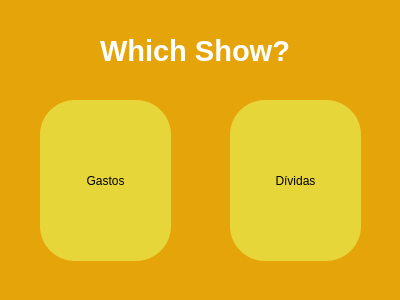
<?xml version="1.0" encoding="UTF-8"?>
<ui version="4.0">
 <class>choose</class>
 <widget class="QDialog" name="choose">
  <property name="geometry">
   <rect>
    <x>0</x>
    <y>0</y>
    <width>400</width>
    <height>300</height>
   </rect>
  </property>
  <property name="windowTitle">
   <string>Dialog</string>
  </property>
  <property name="styleSheet">
   <string notr="true">background-color: rgb(229, 165, 10);</string>
  </property>
  <widget class="QPushButton" name="pushButton">
   <property name="geometry">
    <rect>
     <x>40</x>
     <y>100</y>
     <width>131</width>
     <height>161</height>
    </rect>
   </property>
   <property name="styleSheet">
    <string notr="true">background-color: rgb(231, 214, 57);
border-radius: 35px ;</string>
   </property>
   <property name="text">
    <string>Gastos</string>
   </property>
  </widget>
  <widget class="QPushButton" name="pushButton_2">
   <property name="geometry">
    <rect>
     <x>230</x>
     <y>100</y>
     <width>131</width>
     <height>161</height>
    </rect>
   </property>
   <property name="styleSheet">
    <string notr="true">background-color: rgb(231, 214, 57);
border-radius: 35px ;</string>
   </property>
   <property name="text">
    <string>Dívidas</string>
   </property>
  </widget>
  <widget class="QLabel" name="label">
   <property name="geometry">
    <rect>
     <x>100</x>
     <y>30</y>
     <width>191</width>
     <height>41</height>
    </rect>
   </property>
   <property name="font">
    <font>
     <pointsize>22</pointsize>
     <weight>75</weight>
     <bold>true</bold>
    </font>
   </property>
   <property name="styleSheet">
    <string notr="true">color: rgb(255, 255, 255);</string>
   </property>
   <property name="text">
    <string>Which Show?</string>
   </property>
  </widget>
 </widget>
 <resources/>
 <connections/>
</ui>
